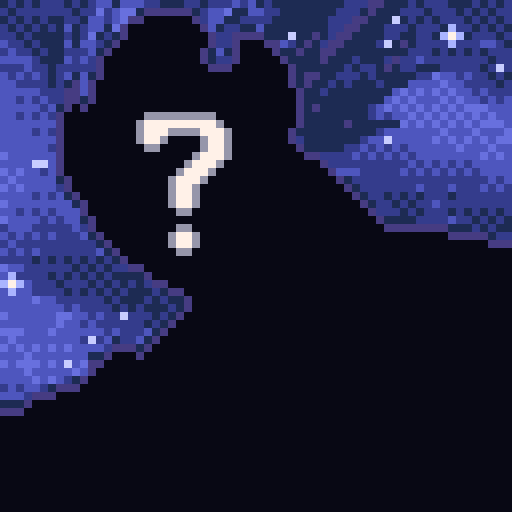
#> input picture tiktok/profil/photo_profil_pixel.png, 1024 x 1024 px (shown at 1/2 size)
$ python -i make_video.py   (imports and definitions only)
#> lines starting #> are read from the running program, lines starting #| are printed output that depends on the picture
### tiktok/fine_engine.py
"""Moteur « DA fine » : rendu 360x640 (agrandi x3), dégradés tramés, calque de
texte posé après la caméra, zooms, transitions « whip », vignette, grain.

Une vidéo déclare ses paragraphes (Story), ses scènes (une fonction par
paragraphe) et sa caméra, puis appelle render(). Police, bruitages et
narration viennent de pixel_engine.
"""
import math
import os
import subprocess
import sys
import wave

import numpy as np
from PIL import Image, ImageDraw

sys.path.insert(0, os.path.dirname(os.path.abspath(__file__)))
import pixel_engine as pe  # noqa: E402
from pixel_engine import SFX, draw_text, layout, clamp, ease_out_back, ease_io  # noqa: E402,F401

W, H, S, FPS, SR = 360, 640, 3, 30, 44100
CX = W // 2
TOP = 96            # sous la barre de recherche TikTok
SAFE_B = 480        # au-dessus de la description

BAYER = np.array([[0, 8, 2, 10], [12, 4, 14, 6], [3, 11, 1, 9], [15, 7, 13, 5]]) / 16.0
YY, XX = np.mgrid[0:H, 0:W]
BAY = BAYER[YY % 4, XX % 4]
_cache = {}


# ---------------------------------------------------------------- narration
class Story:
    def __init__(self, ids, text_path, measured=None, rate=16.5, pause=0.45):
        self.ids = ids
        self.txt = dict(zip(ids, open(text_path).read().strip().split('\n\n')))
        if measured is None:
            measured, t = {}, 0.05
            for pid in ids:
                d = len(self.txt[pid]) / rate
                measured[pid] = (t, t + d)
                t += d + pause
        self.ph = measured
        self.end = measured[ids[-1]][1] + 0.1

    def at(self, pid, words):
        a, b = self.ph[pid]
        return a + (b - a) * self.txt[pid].index(words) / len(self.txt[pid])

    def start(self, pid):
        return self.ph[pid][0]

    def bounds(self):
        return [(self.ph[self.ids[i - 1]][1] + self.ph[self.ids[i]][0]) / 2 for i in range(1, len(self.ids))]

    # [21 lines left out: functions para, gradient, not called in this run]


def mix(a, b, u):
    return tuple(int(a[k] + (b[k] - a[k]) * u) for k in range(3))


def ell(d, cx, cy, rx, ry, fill, outline=None, width=1):
    d.ellipse([cx - rx, cy - ry, cx + rx, cy + ry], fill=fill, outline=outline, width=width)


UI = {'layer': None}


def text(img, s, y, col=(255, 241, 232), scale=3, cx=CX, maxw=330, shadow=(20, 10, 30), world=False, **kw):
    target = img if world or UI['layer'] is None else UI['layer']
    draw_text(target, s, int(cx), int(y), col, scale=scale, maxw=maxw, shadow=shadow, **kw)


# [43 lines left out: functions pop_word, fade_word, motes, camera, not called in this run]


def _vignette(strength=0.55):
    r = np.sqrt(((XX - CX) / CX) ** 2 + ((YY - H / 2) / (H / 2)) ** 2)
    a = np.clip((r - 0.7) * 1.4 + BAY * 0.15, 0, strength)
    return Image.fromarray((a * 255).astype(np.uint8), 'L')


VIGNETTE = _vignette(0.42)
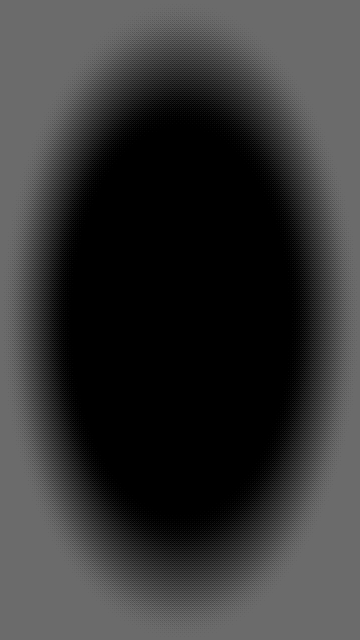
#> VIGNETTE: PIL image 360x640 L; min 0, max 107, mean 52.4
BLACK = Image.new('RGB', (W, H), (0, 0, 0))
#> BLACK: PIL image 360x640 RGB; every value is 0


# [65 lines left out: functions grain, compose, render, not called in this run]

### tiktok/cerveau-decide/make_video.py
"""Vidéo TikTok « Ton cerveau a déjà décidé » — DA néon (lueurs, réseau neuronal).

Hook : la vidéo fait semblant de se scroller toute seule vers la suivante, puis
se rattrape sur « Attends. ». Sujet : Libet (1983), Soon et al. (2008), le véto.
Rendu 360x640 agrandi x3, avec une passe de lueur (bloom), aberration
chromatique légère et réseau de neurones animé. Pas de musique.

    python3 make_video.py                 # produit cerveau_decide_tiktok.mp4
    python3 make_video.py preview 2 15    # images de contrôle
"""
import math
import os
import random
import sys

import numpy as np
from PIL import Image, ImageDraw, ImageFilter, ImageChops

sys.path.insert(0, os.path.join(os.path.dirname(os.path.abspath(__file__)), '..'))
import fine_engine as fe  # noqa: E402
from fine_engine import (W, H, CX, TOP, SFX, Story, gradient, ell, text, pop_word, fade_word,  # noqa: E402
                         render, clamp, ease_io, ease_out_back, BLACK)

HERE = os.path.dirname(os.path.abspath(__file__))
IDS = ['hook', 'attends', 'libet', 'electrodes', 'scanner', 'qui', 'veto', 'encore', 'fin']
# {id: (début, fin)} mesurés sur audio/narration.mp3 (pauses > 0,3 s, alignées sur la longueur du texte)
MEASURED = {
    'hook': (0.0, 4.80), 'attends': (5.11, 8.87), 'libet': (9.45, 17.94), 'electrodes': (18.36, 26.03),
    'scanner': (26.57, 37.55), 'qui': (38.07, 41.85), 'veto': (42.23, 50.38), 'encore': (50.84, 55.60),
    'fin': (55.96, 59.1),
}
ST = Story(IDS, os.path.join(HERE, 'texte_narration.txt'), MEASURED)
#> (reads tiktok/cerveau-decide/texte_narration.txt from the repository)
at, start = ST.at, ST.start
DUR = ST.end + 1.6

CYAN = (90, 230, 255)
MAG = (255, 80, 200)
VIO = (150, 110, 255)
WHITE = (240, 245, 255)
GOLD = (255, 210, 110)
RED = (255, 70, 90)

# ================================================================ réseau neuronal
_r = random.Random(42)
NODES = [(_r.uniform(10, W - 10), _r.uniform(10, H - 10), _r.uniform(0, 6.28)) for _ in range(70)]
EDGES = []
# [5 lines not run here, left out]


# [47 lines left out: functions network, brain, thumb, not called in this run]


def glow_ring(img, cx, cy, r, col, w=2):
    ImageDraw.Draw(img).ellipse([cx - r, cy - r, cx + r, cy + r], outline=col, width=w)


def bg_deep(key='deep'):
    return gradient([(0, (6, 4, 22)), (0.5, (16, 10, 45)), (1, (4, 3, 15))], key, steps=10)


# ================================================================ scènes
SCROLL_T = 3.6                                     # la vidéo « se scrolle » pendant « tu ne le sais pas encore »
SNAP_T = start('attends')                          # « Attends. »
#> further down, picture is the input picture: PIL image 1024x1024 RGB; mean R, G, B 31.7, 34.4, 70.6


# [192 lines left out: functions fake_next_video, sc_hook, sc_attends, sc_libet, sc_electrodes, sc_scanner and 5 more, not called in this run]


SCENES = {'hook': sc_hook, 'attends': sc_attends, 'libet': sc_libet, 'electrodes': sc_electrodes,
          'scanner': sc_scanner, 'qui': sc_qui, 'veto': sc_veto, 'encore': sc_encore, 'fin': sc_fin}
CAMERA = {'hook': (1.0, 1.08, CX, 310), 'attends': (1.12, 1.0, CX, 330), 'libet': (1.0, 1.06, CX, 300),
          'electrodes': (1.0, 1.0, CX, 320), 'scanner': (1.0, 1.08, CX, 300), 'qui': (1.0, 1.06, CX, 320),
          'veto': (1.0, 1.0, CX, 330), 'encore': (1.0, 1.12, CX, 300), 'fin': (1.15, 1.0, CX, 310)}


# ================================================================ post-traitement
def bloom(img, strength=0.9):
    """Lueur néon : on floute les zones claires et on les ajoute."""
#> called with strength = 0.9
    bright = img.point(lambda v: max(0, v - 110) * 2)
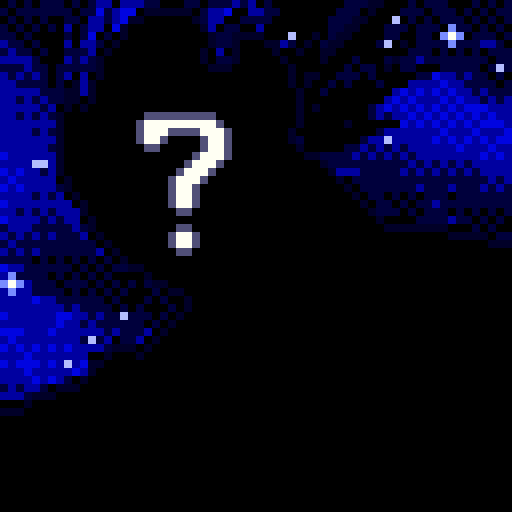
#> bright: PIL image 1024x1024 RGB (shown at 1/2 size); mean R, G, B 4.4, 4.6, 34.4
    g1 = bright.filter(ImageFilter.GaussianBlur(4))
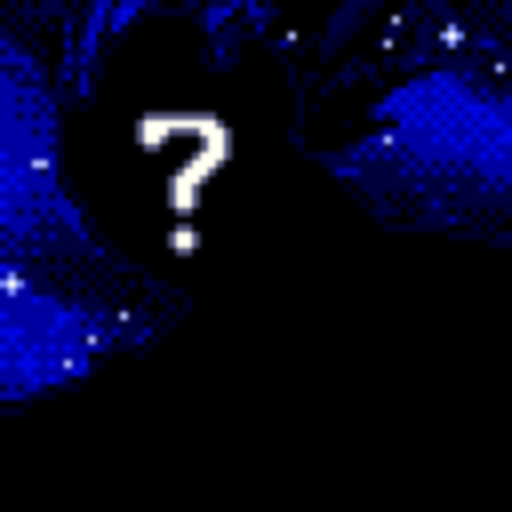
#> g1: PIL image 1024x1024 RGB (shown at 1/2 size); mean R, G, B 4.4, 4.6, 34.4
    g2 = bright.resize((W // 4, H // 4), Image.BILINEAR).filter(ImageFilter.GaussianBlur(4)).resize((W, H),
                                                                                                  Image.BILINEAR)
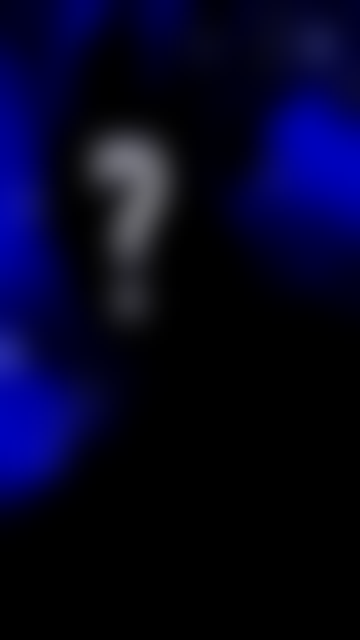
#> g2: PIL image 360x640 RGB; mean R, G, B 4.4, 4.6, 34.5
    glow = ImageChops.add(g1, g2)
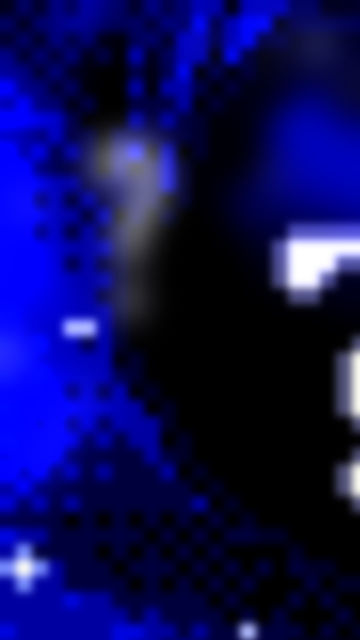
#> glow: PIL image 360x640 RGB; mean R, G, B 11.1, 11.5, 90.9
    return ImageChops.add(img, Image.eval(glow, lambda v: int(v * strength)))
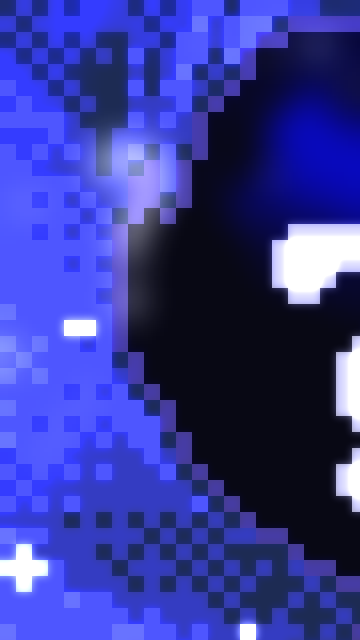
#> returned value: PIL image 360x640 RGB; mean R, G, B 53.9, 58.6, 154.7


# [55 lines left out: functions chroma, glitch, frame, not called in this run]


# [3 lines not run here, left out]
c0 = 5.80
# [11 lines not run here, left out]

>>> from PIL import Image
>>> picture = Image.open('../profil/photo_profil_pixel.png')
>>> result = bloom(picture)
